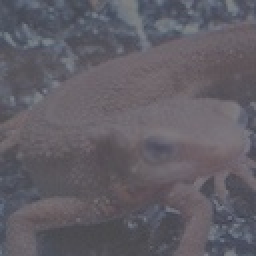
//> input picture opencv/opencv_100/questions/21/imori_dark.jpg, 128 x 128 px (shown 2 times larger)
$ ./main   (built with g++ and OpenCV 4)
//> lines starting //> are read from the running program, lines starting //| are printed output that depends on the picture
### opencv/opencv_100/questions/21/histogram/histogram.hpp
/**
 * @file histogram.hpp
 * @author cc
 * @brief get histogram of an image
 * @version 0.1
 * @date 2021-01-15
 *
 * @copyright Copyright (c) 2021
 *
 */

#ifndef __HISTOGRAM__
#define __HISTOGRAM__
#include <opencv2/core.hpp>
#include <opencv2/core/base.hpp>
#include <opencv2/core/cvdef.h>
#include <opencv2/core/cvstd_wrapper.hpp>
#include <opencv2/core/matx.hpp>
#include <opencv2/core/saturate.hpp>
#include <opencv2/core/types.hpp>
#include <opencv2/highgui.hpp>
#include <opencv2/imgproc.hpp>
#include <opencv2/opencv.hpp>
#include <vector>

/**
 * @brief Get the histogram cv::Mat
 *
 * @param src vector consists of histogram values
 * @return cv::Mat containing histogram
 */
cv::Mat get_histogram(const std::vector<uint> &src);

/**
 * @overload
 * @param src_img input image
 * @return cv::Mat
 */
cv::Mat get_histogram(const cv::Mat &src_img);

#endif

### opencv/opencv_100/questions/21/histogram/histogram.cpp
#include "histogram.hpp"
#include <opencv2/core/base.hpp>
#include <opencv2/imgproc.hpp>

cv::Mat get_histogram(const cv::Mat &src_img)
{
    using namespace cv;
    Mat src_gray;
    // check image
    if (src_img.channels() == 3)
        cvtColor(src_img, src_gray, COLOR_BGR2GRAY);
    else
        src_gray = src_img;              // still reference
    CV_Assert(src_gray.channels() == 1); // gray scale check

    auto src_gray_ptr = src_gray.ptr<const uchar>();
    // get histogram values
    std::vector<uint> src(256, 0);
    uchar tmp;
    for (int i = 0; i < src_img.rows; i++)
    {
        for (int j = 0; j < src_img.cols; j++)
        {
            tmp = src_gray_ptr[i * src_img.cols + j];
            src[tmp]++;
        }
    }

    return get_histogram(src);
}

cv::Mat get_histogram(const std::vector<uint> &src)
{
    using namespace cv;
    const uint height{512}, width{512};
    CV_Assert(src.size() == 256); // check size
    cv::Mat graph = cv::Mat::zeros(height, width, CV_8UC1);
    // get max
    uint max = 0;
    for (uint i : src)
    {
        if (i > max) max = i;
    }
    // draw
    for (uint i = 0; i < 256; i++)
    {
        line(graph, Point2i(i * width / 256, height), Point2i(i * width / 256, height - src[i] * height / max),
             Scalar(255, 255, 255), 1);
    }
    return graph;
}

### opencv/opencv_100/questions/21/main.cpp
/**
 * @file main.cpp
 * @author cc
 * @brief OpenCV 100Wen: 21 Histogram Normalization
 * @date 2021-01-15
 */
#include "histogram/histogram.hpp"
#include <cmath>
#include <iostream>
#include <opencv2/core.hpp>
#include <opencv2/core/base.hpp>
#include <opencv2/core/cvdef.h>
#include <opencv2/core/cvstd_wrapper.hpp>
#include <opencv2/core/matx.hpp>
#include <opencv2/core/saturate.hpp>
#include <opencv2/core/types.hpp>
#include <opencv2/highgui.hpp>
#include <opencv2/imgcodecs.hpp>
#include <opencv2/imgproc.hpp>
#include <opencv2/opencv.hpp>
using std::cout, std::endl;
using namespace cv;

/**
 * @brief Get the grey scale value based on bgr value
 *
 * @param bgr
 * @return uchar
 */
uchar get_grey_scale(const Vec3b &bgr)
{
    return 0.2126 * (float)bgr[2] + 0.7152 * (float)bgr[1] + 0.0722 * (float)bgr[0];
}

/**
 * @brief normalize histogram from [c,d] to [a,b]
 *
 * @param src
 * @param dst
 * @param c
 * @param d
 * @param a
 * @param b
 */
void HistogramNormalization(const cv::Mat &src, cv::Mat &dst, double a, double b, double c, double d)
{
    dst = cv::Mat(src.rows, src.cols, CV_8UC3);
    auto src_ptr = src.ptr<const cv::Vec3b>();
    auto dst_ptr = dst.ptr<cv::Vec3b>();
    for (int i = 0; i < dst.rows; i++)
    {
        for (int j = 0; j < dst.cols; j++)
        {
            for (int ch = 0; ch < 3; ch++)
            {
                double ans = (b - a) / (d - c) * ((double)src_ptr[i * dst.cols + j][ch] - c) + a;
                ans = fmin(ans, 255);
                ans = fmax(ans, 0);
                dst_ptr[i * dst.cols + j][ch] = (uchar)ans;
            }
        }
    }
}

/**
 * @overload
 * @brief this will find cd
 * @param src
 * @param dst
 * @param a
 * @param b
 */
void HistogramNormalization(const cv::Mat &src, cv::Mat &dst, int a, int b)
{
    // find c d
    double c = 999, d = 0;
    auto src_ptr = src.ptr<const cv::Vec3b>();
    for (int i = 0; i < src.rows; i++)
    {
        for (int j = 0; j < src.cols; j++)
        {
            uchar tmp = get_grey_scale(src_ptr[i * src.cols + j]);
            if ((double)tmp > d) d = (double)tmp;
            if ((double)tmp < c) c = (double)tmp;
        }
    }
    HistogramNormalization(src, dst, a, b, c, d);
}

int main()
{
    Mat in_dark = imread("imori_dark.jpg");
//> in_dark is the input picture: 128 rows x 128 cols, CV_8UC3; mean B, G, R 101.9, 94, 97.2
    Mat out,his;
    HistogramNormalization(in_dark, out, 0, 255);
//> the loop in HistogramNormalization, `for (int i = 0; i < src.rows; i++)` made 128 passes
//> (d, c) on passes 1 to 12: (127, 76), (127, 73), (129, 73), (129, 73), (129, 71), (129, 71), (129, 71), (129, 71), (129, 71), (129, 71), (129, 71), (129, 70)
//> after the loop in HistogramNormalization, `for (int i = 0; i < src.rows; i++)`: d = 131; c = 62
//> after the loop in HistogramNormalization, `for (int i = 0; i < dst.rows; i++)`:
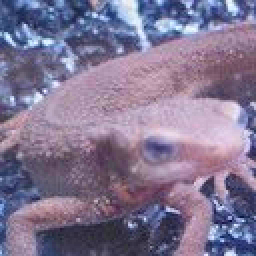
//> dst: 128 rows x 128 cols, CV_8UC3 (shown 2 times larger); mean B, G, R 147, 117.9, 129.8
    his = get_histogram(out);
//> in get_histogram, `cvtColor(src_img, src_gray, COLOR_BGR2GRAY);`:
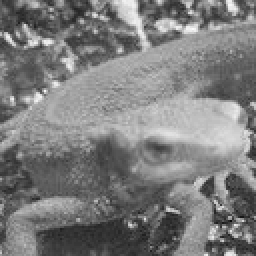
//> src_gray: 128 rows x 128 cols, CV_8UC1 (shown 2 times larger); min 6, max 251, mean 124.7
//> the loop in get_histogram, `for (int i = 0; i < src_img.rows; i++)` made 128 passes
//> tmp on passes 1 to 12: 114, 107, 111, 85, 73, 84, 81, 111, 128, 150, 166, 165
//> after the loop in get_histogram, `for (int i = 0; i < src_img.rows; i++)`: tmp = 64; src = 256 values, max 281 at index 158, min 0 at index 0, mean 64
//> after the loop in get_histogram, `for (uint i : src)`: max = 281
//> after the loop in get_histogram, `for (uint i = 0; i < 256; i++)`:
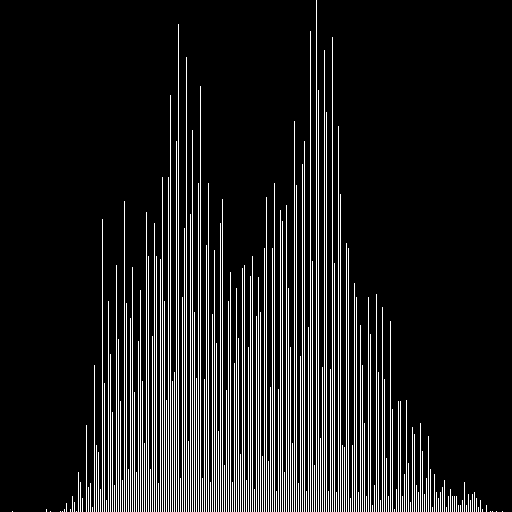
//> graph: 512 rows x 512 cols, CV_8UC1; 11.3% white in thin lines or dots
    imshow("normorlized", out);
    imshow("origin", in_dark);
    imshow("histogram normorlized",his);
    imwrite("answers/normalized.jpg", out);
    while (waitKey(0) != 27) {}
//> the Esc key is pressed
    destroyAllWindows();
}
